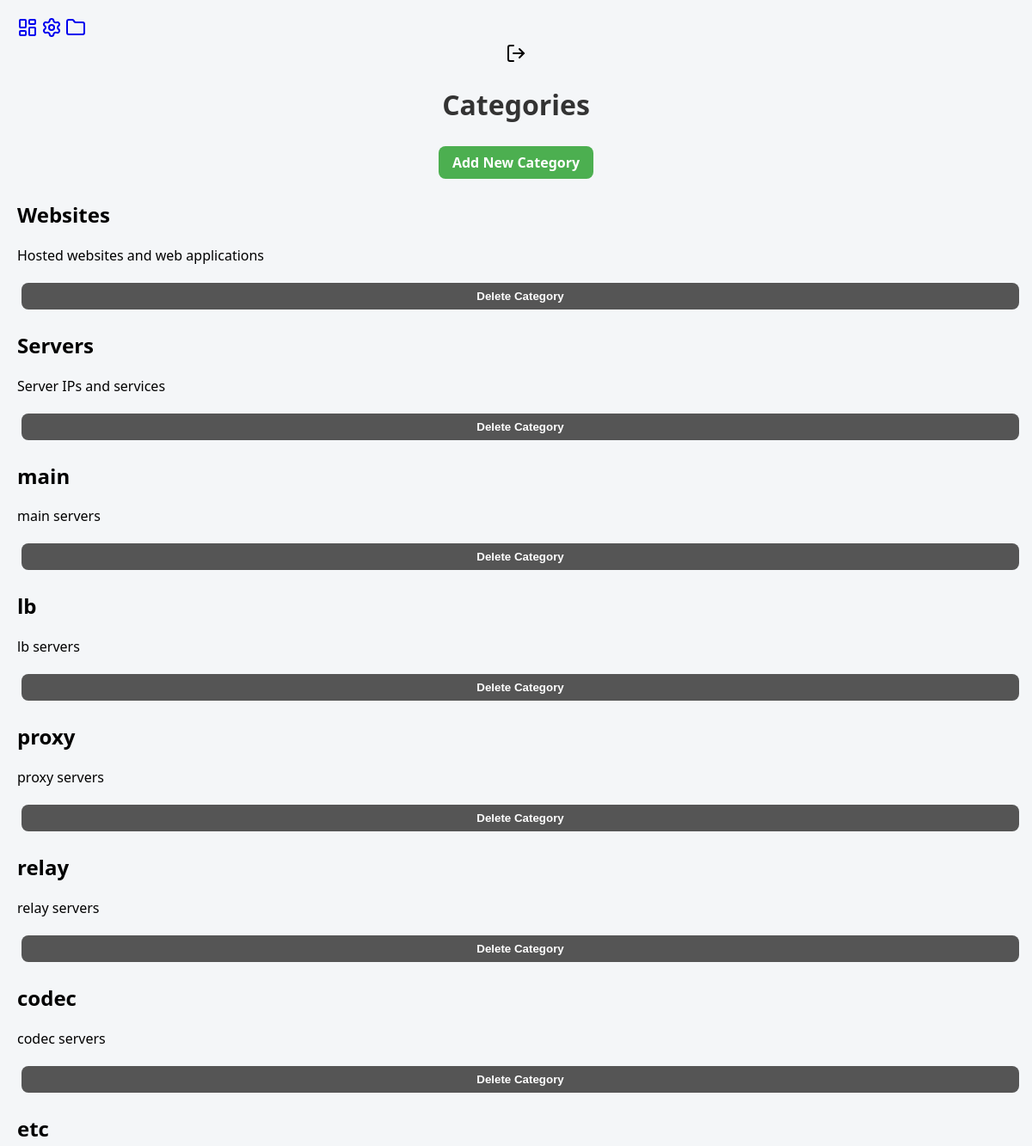
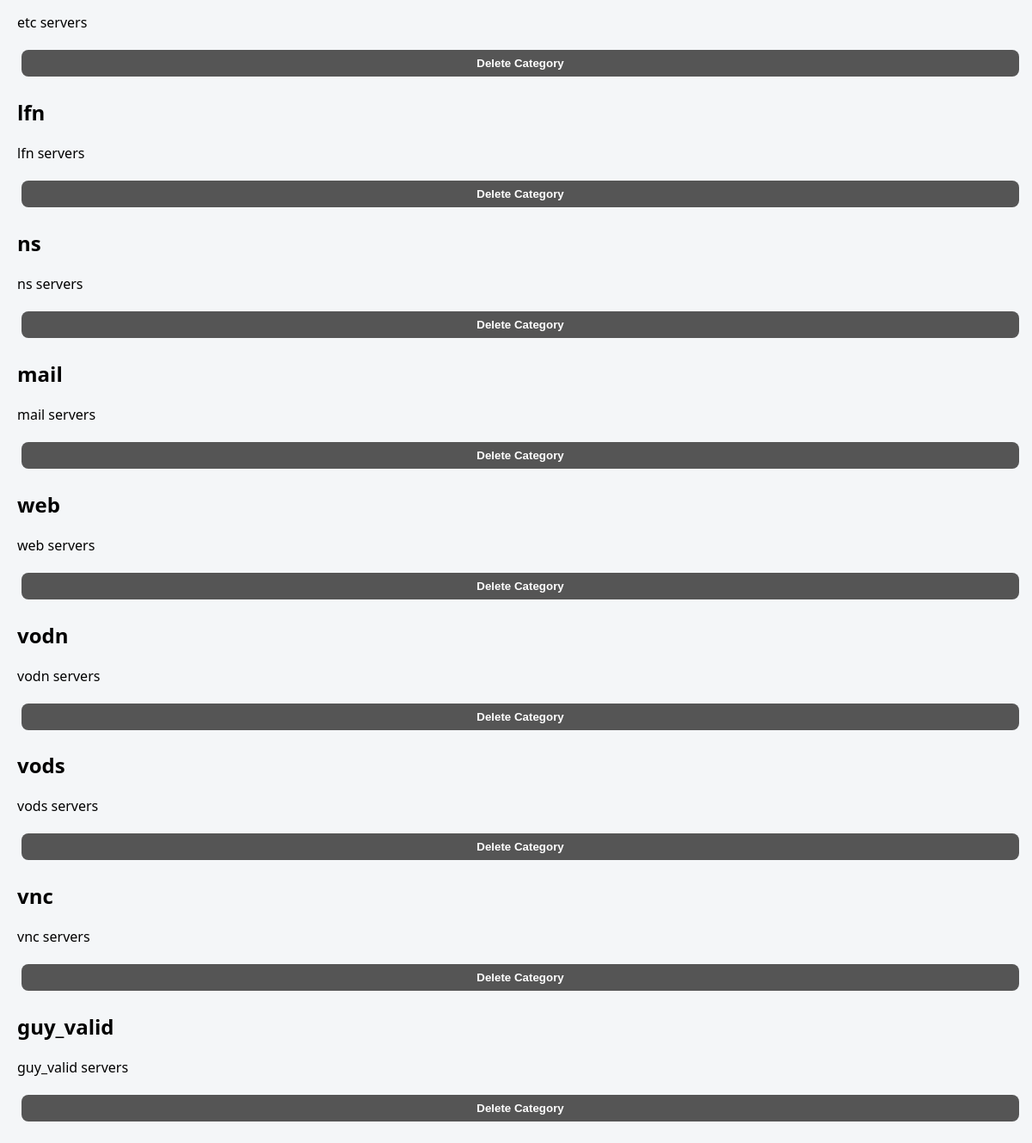
Page /categories (signed in) on the committed database (2 pictures, top to bottom).
### app/database.py (models this page shows)
class Category(Base):
    __tablename__ = "categories"
    id = Column(Integer, primary_key=True)
    name = Column(String, unique=True)
    description = Column(String)
    servers = relationship("Server", back_populates="category")

### app/main.py (the view)
@app.get("/categories", response_class=HTMLResponse)
async def list_categories(request: Request):
    if "user" not in request.session:
        return RedirectResponse(url="/login", status_code=302)
    db = SessionLocal()
    categories = db.query(Category).all()
    db.close()
    return templates.TemplateResponse("categories.html", {
        "request": request,
        "categories": categories
    })

### app/templates/categories.html (shortened to what this page needs)
<!DOCTYPE html>
<html lang="en">
<head>
    <link rel="stylesheet" href="/static/styles.css">
</head>
<body>
    <div class="nav-icons">
        <a href="/" class="nav-icon" data-title="Dashboard"><i data-lucide="layout-dashboard"></i></a>
        <a href="/manage" class="nav-icon" data-title="Manage Servers"><i data-lucide="settings"></i></a>
        <a href="/categories" class="nav-icon" data-title="Categories"><i data-lucide="folder"></i></a>
        <form action="/logout" method="get" style="display: inline;">
            <button type="submit" class="nav-icon" data-title="Logout" style="background:none; border:none; cursor:pointer;">
                <i data-lucide="log-out"></i>
            </button>
        </form>
    </div>
    <h1>Categories</h1>
    <div style="text-align: center; margin-bottom: 20px;">
        <a href="/categories/new" class="button button-start">Add New Category</a>
    </div>
    <div class="category-list">
        {% for category in categories %}
        <div class="category-card">
            <div class="category-header">
                <h2>{{ category.name }}</h2>
                <p>{{ category.description }}</p>
            </div>
            <div class="category-actions">
                <form action="/delete_category/{{ category.id }}" method="post" style="display:inline;" onsubmit="return confirm('Are you sure you want to delete this category? All servers in this category will be uncategorized.');">
                    <button type="submit" class="button button-delete">Delete Category</button>
                </form>
            </div>
        </div>
        {% endfor %}
    </div>
</body>
</html>

### app/static/styles.css (style rules this page uses)
body { font-family: 'Segoe UI', Tahoma, Geneva, Verdana, sans-serif; background-color: #f4f6f8; margin: 0; padding: 20px; }
h1 { text-align: center; color: #333; }
.button { display: inline-block; padding: 8px 16px; margin: 5px; border: none; border-radius: 8px; text-decoration: none; font-weight: bold; cursor: pointer; transition: background 0.3s; }
.button-start { background-color: #4CAF50; color: white; }
.button-delete { background-color: #555; color: white; }
button { width: 100%; }

### rows in the picture
Category: name "Websites", description "Hosted websites and web applications"
Category: name "Servers", description "Server IPs and services"
Category: name "main", description "main servers"
Category: name "lb", description "lb servers"
Category: name "proxy", description "proxy servers"
Category: name "relay", description "relay servers"
Category: name "codec", description "codec servers"
Category: name "etc", description "etc servers"
Category: name "lfn", description "lfn servers"
Category: name "ns", description "ns servers"
Category: name "mail", description "mail servers"
Category: name "web", description "web servers"
Category: name "vodn", description "vodn servers"
Category: name "vods", description "vods servers"
Category: name "vnc", description "vnc servers"
Category: name "guy_valid", description "guy_valid servers"
